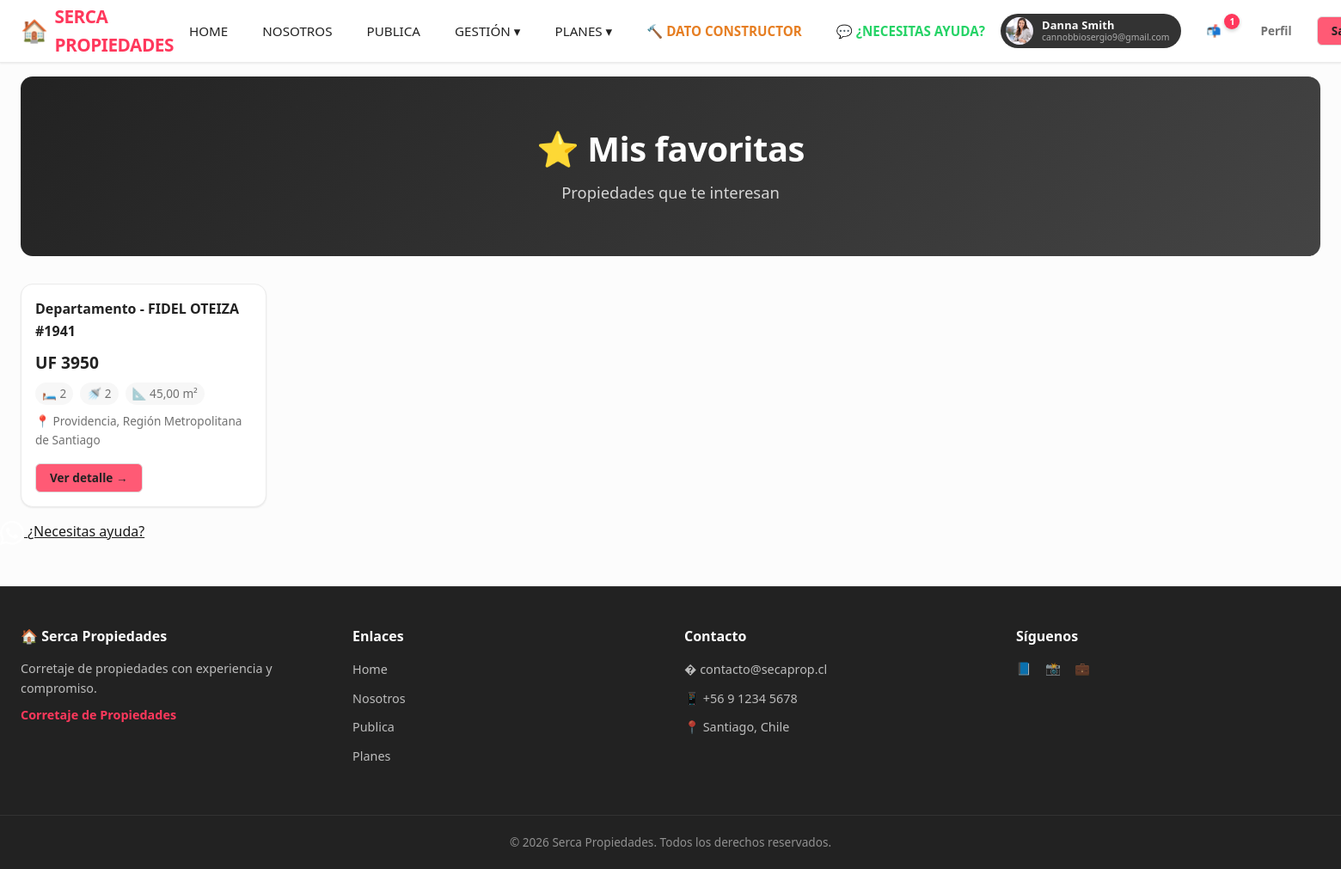
The page /gestion/favoritas/ (signed in) on the database its author committed.
### a00seg/models.py (models this page shows, shortened)
class User(AbstractUser):
    ROL_CHOICES = [
        ("superadmin", "Superadmin"),
        ("gerente", "Gerente"),
        ("corredor", "Corredor"),
        ("base", "Usuario Base"),
    ]
    rol = models.CharField(max_length=20, choices=ROL_CHOICES, default="base", verbose_name="Rol")
    dni = models.CharField(max_length=20, unique=True, blank=True, null=True, verbose_name="RUT/DNI")
    cel_phone = models.CharField(max_length=20, blank=True, verbose_name="Teléfono celular")
    foto = models.ImageField(
        upload_to="usuarios/",
        blank=True,
        null=True,
        verbose_name="Foto",
    )
    domicilio = models.CharField(max_length=255, blank=True, verbose_name="Domicilio")
    curriculo = models.TextField(blank=True, verbose_name="Currículo")
    comuna = models.ForeignKey(
        Comuna, on_delete=models.SET_NULL, blank=True, null=True, verbose_name="Comuna"
    )
    valido_por = models.ForeignKey(
        "self",
        on_delete=models.SET_NULL,
        blank=True,
        null=True,
        verbose_name="Validado por",
        related_name="usuarios_validados",
    ) # Permite acceder a los usuarios validados por un usuario con user.usuarios_validados.all()
    email_confirmado = models.BooleanField(default=False, verbose_name="Email confirmado") # Permite filtrar usuarios con email confirmado usando User.objects.filter(email_confirmado=True)
    class Meta:
        verbose_name = "Usuario"
        verbose_name_plural = "Usuarios"

class Comuna(models.Model):
    nombre = models.CharField(max_length=255, verbose_name="Comuna")
    region = models.ForeignKey(
        Region,
        on_delete=models.CASCADE,
        related_name="comunas", # Permite acceder a las comunas de una región con region.comunas.all()
        verbose_name="Región"
    )
    class Meta:
        verbose_name = "Comuna"
        verbose_name_plural = "Comunas"
        ordering = ["nombre"]
    def __str__(self):
        return f"{self.nombre}, {self.region.nombre}"

class Region(models.Model):
    nombre = models.CharField(max_length=255, verbose_name="Región")
    class Meta:
        verbose_name = "Región"
        verbose_name_plural = "Regiones"
        ordering = ["nombre"]

### a03Prop/models.py (models this page shows, shortened)
class Propiedad(models.Model):
    TIPO_PROP_CHOICES = [
        ("casa", "Casa"),
        ("departamento", "Departamento"),
        ("local", "Local Comercial"),
        ("terreno", "Terreno"),
        ("oficina", "Oficina"),
        ("bodega", "Bodega"),
        ("parcela", "Parcela"),
        ("otro", "Otro"),
    ]
    TIPO_USO_CHOICES = [
        ("habitacional", "Habitacional"),
        ("comercial", "Comercial"),
        ("agro", "Agrícola"),
    ]
    TIPO_ACCION_CHOICES = [
        ("venta", "Venta"),
        ("arriendo", "Arriendo"),
        ("srt", "Short Rental Time (SRT)"),
    ]
    TIPO_MONEDA_CHOICES = [
        ("PCL", "CLP"),
        ("UF", "UF"),
        ("USD", "USD"),
    ]
    ESTADO_CHOICES = [
        ("borrador", "Borrador"),
        ("publicada", "Publicada"),
        ("archivada", "Archivada"),
    ]
    dueno = models.ForeignKey(
        "a00seg.User",
        on_delete=models.CASCADE,
        related_name="propiedades",
        verbose_name="Dueño",
    )
    calle = models.CharField(max_length=255, verbose_name="Calle / Dirección")
    numero_calle = models.CharField(max_length=20, verbose_name="Número")
    tipo_prop = models.CharField(
        max_length=20, choices=TIPO_PROP_CHOICES, verbose_name="Tipo de propiedad"
    )
    num_tipo_prop = models.CharField(
        max_length=50, blank=True, verbose_name="Número / Identificación (Dpto, Lote, etc.)"
    )
    poblacion_localidad = models.CharField(
        max_length=255, blank=True, verbose_name="Población / Localidad"
    )
    comuna = models.ForeignKey(
        "a00seg.Comuna",
        on_delete=models.SET_NULL,
        null=True,
        verbose_name="Comuna",
    )
    region = models.ForeignKey(
        "a00seg.Region",
        on_delete=models.SET_NULL,
        null=True,
        verbose_name="Región",
    )
    numero_dormitorios = models.PositiveSmallIntegerField(default=0, verbose_name="N° Dormitorios")
    numero_banos = models.PositiveSmallIntegerField(default=0, verbose_name="N° Baños")
    descripcion_propiedad = models.TextField(blank=True, verbose_name="Descripción de la propiedad")
    descripcion_entorno = models.TextField(blank=True, verbose_name="Descripción del entorno")
    servicios_prop = models.ManyToManyField(
        ServiciosProp, blank=True, verbose_name="Servicios / Características"
    )
    tipo_uso = models.CharField(
        max_length=20, choices=TIPO_USO_CHOICES, default="habitacional", verbose_name="Tipo de uso"
    )
    estado = models.CharField(
        max_length=20, choices=ESTADO_CHOICES, default="borrador", verbose_name="Estado"
    )
    tipo_accion = models.CharField(
        max_length=20, choices=TIPO_ACCION_CHOICES, verbose_name="Tipo de acción"
    )
    tipo_moneda = models.CharField(
        max_length=5, choices=TIPO_MONEDA_CHOICES, default="PCL", verbose_name="Tipo de moneda"
    )
    precio = models.DecimalField(max_digits=15, decimal_places=2, verbose_name="Precio")
    m_construidos = models.DecimalField(
        max_digits=10, decimal_places=2, blank=True, null=True, verbose_name="M² construidos"
    )
    m_terreno = models.DecimalField(
        max_digits=10, decimal_places=2, blank=True, null=True, verbose_name="M² terreno"
    )
    tiene_bodega = models.BooleanField(default=False, verbose_name="¿Tiene bodega?")
    num_estacionamientos = models.PositiveSmallIntegerField(
        default=0, verbose_name="N° Estacionamientos"
    )
    montomensual_gastoscomunes_pcl = models.DecimalField(
        max_digits=10, decimal_places=2, blank=True, null=True, verbose_name="Gastos comunes mensuales (CLP)"
    )
    montoanual_contribuciones_pcl = models.DecimalField(
        max_digits=10, decimal_places=2, blank=True, null=True, verbose_name="Contribuciones anuales (CLP)"
    )
    tipo_cierre = models.CharField(
        max_length=20,
        blank=True, null=True,
        choices=[("vendida", "Vendida"), ("arrendada", "Arrendada")],
        verbose_name="Tipo de cierre",
    )
    fecha_cierre = models.DateTimeField(blank=True, null=True, verbose_name="Fecha de cierre")
    created_at = models.DateTimeField(auto_now_add=True, verbose_name="Fecha de creación")
    updated_at = models.DateTimeField(auto_now=True, verbose_name="Fecha de actualización")
    class Meta:
        verbose_name = "Propiedad"
        verbose_name_plural = "Propiedades"
        ordering = ["-created_at"]

### a00seg/views.py (the view)
# urls.py: path('gestion/favoritas/', views.gestion_favoritas, name='gestion_favoritas'),
@login_required
def gestion_favoritas(request):
    from a03Prop.models import FavoritaProp
    favoritas_ids = FavoritaProp.objects.filter(usuario=request.user).values_list('propiedad_id', flat=True)
    favoritas = Propiedad.objects.filter(id__in=favoritas_ids).select_related('comuna')
    return render(request, "gestion_favoritas.html", {"favoritas": favoritas})

### templates/gestion_favoritas.html
{% extends "base.html" %}
{% block content %}
<div class="hero-modern">
    <h1>⭐ Mis favoritas</h1>
    <p>Propiedades que te interesan</p>
</div>
<div class="card-grid">
    {% for prop in favoritas %}
    <div class="property-card-modern">
        <div class="card-body">
            <div class="card-title">{{ prop.get_tipo_prop_display }} - {{ prop.calle }} #{{ prop.numero_calle }}</div>
            <div class="card-price">{{ prop.get_tipo_moneda_display }} {{ prop.precio|floatformat:0 }}</div>
            <div class="card-details">
                <span>🛏️ {{ prop.numero_dormitorios }}</span>
                <span>🚿 {{ prop.numero_banos }}</span>
                {% if prop.m_construidos %}<span>📐 {{ prop.m_construidos }} m²</span>{% endif %}
            </div>
            {% if prop.comuna %}<div class="card-location">📍 {{ prop.comuna }}</div>{% endif %}
            <a href="{% url 'detalle_propiedad' prop.id %}" class="btn btn-outline btn-sm" style="margin-top:8px;">Ver detalle →</a>
        </div>
    </div>
    {% empty %}
    <div class="empty-state-modern" style="grid-column:1/-1;">
        <h3>No hay propiedades</h3>
        <p>Aún no tienes propiedades marcadas como favoritas.</p>
    </div>
    {% endfor %}
</div>
{% endblock %}

### templates/base.html (shortened to what this page needs)
{% load static %}
<!DOCTYPE html>
<html lang="es">
<head>
    <link rel="stylesheet" href="https://cdn.jsdelivr.net/npm/bootstrap-icons@1.11.3/font/bootstrap-icons.min.css">
    <link href="https://cdn.jsdelivr.net/npm/bootstrap@5.3.3/dist/css/bootstrap.min.css" rel="stylesheet">
    <link rel="stylesheet" href="{% static 'css/design-system.css' %}">
    <link rel="stylesheet" href="{% static 'css/style.css' %}">
</head>
<body>
    <nav class="navbar-modern">
        <div class="nav-container">
            <a href="{% url 'home' %}" class="nav-logo">
                <span style="font-size:1.6rem;">🏠</span>
                {{ site_name }}
            </a>
            <div class="nav-menu" id="navMenuModern">
                <a href="{% url 'home' %}" class="nav-link">Home</a>
                <a href="{% url 'nosotros' %}" class="nav-link">Nosotros</a>
                {% if user.is_authenticated %}
                    <a href="{% url 'publica' %}" class="nav-link">Publica</a>
                    <div class="nav-dropdown">
                        <a href="{% url 'gestion' %}" class="nav-link dropdown-trigger">Gestión ▾</a>
                    </div>
                {% else %}
                    <a href="{% url 'publica' %}?next=/login/" class="nav-link">Publica</a>
                {% endif %}
                <div class="nav-dropdown">
                    <a href="{% url 'planes' %}" class="nav-link dropdown-trigger">Planes ▾</a>
                </div>
                <a href="{% url 'lista_servicios' %}" class="nav-link" style="color:#e67e22;font-weight:700;">🔨 Dato Constructor</a>
                <a href="https://wa.me/56936916684?text=Hola!%20Tengo%20una%20consulta%20sobre%20SercaProp" target="_blank" class="nav-link" style="color:#25D366;font-weight:600;">💬 ¿Necesitas ayuda?</a>
            </div>
            <div class="nav-actions">
                {% if user.is_authenticated %}
                    <span id="navUserBadge">
                        {% if user.foto %}
                        <span class="navUserBadge-avatar" style="background-image:url('{{ user.foto.url }}');"></span>
                        {% endif %}
                        <span class="navUserBadge-text">
                            <span class="navUserBadge-name">{{ user.get_full_name|default:user.username }}</span>
                            <span class="navUserBadge-email">{{ user.email }}</span>
                        </span>
                    </span>
                    <a href="{% url 'centro_comunicaciones' %}" class="btn btn-ghost btn-sm" style="position:relative;">
                        📬
                        {% if cdc_no_leidos > 0 %}
                        <span style="position:absolute;top:-4px;right:-6px;background:var(--ds-primary);color:white;font-size:0.65rem;font-weight:700;width:18px;height:18px;border-radius:50%;display:flex;align-items:center;justify-content:center;box-shadow:0 2px 4px rgba(0,0,0,0.2);">
                            {{ cdc_no_leidos }}
                        </span>
                        {% endif %}
                    </a>
                    <a href="{% url 'perfil' %}" class="btn btn-ghost btn-sm">Perfil</a>
                    <a href="{% url 'logout' %}" class="btn btn-outline btn-sm">Salir</a>
                {% else %}
                    <a href="{% url 'login' %}" class="btn btn-ghost btn-sm">Ingresar</a>
                    <a href="{% url 'registro' %}" class="btn btn-primary btn-sm">Regístrate</a>
                {% endif %}
            </div>
        </div>
    </nav>
    <main style="max-width:1920px;margin:0 auto;padding:16px 24px;width:100%;">
        {% block content %}{% endblock %}
    </main>
    <a href="https://wa.me/56936916684?text=Hola!%20Tengo%20una%20consulta%20sobre%20SercaProp"
       class="whatsapp-float"
       target="_blank"
       rel="noopener noreferrer"
       aria-label="Contactar por WhatsApp">
        <span class="whatsapp-float-tooltip">¿Necesitas ayuda?</span>
    </a>
    <footer class="footer-modern">
        <div class="footer-modern-container">
            <div>
                <h3>🏠 {{ site_name }}</h3>
                <p style="font-size:0.9rem;color:rgba(255,255,255,0.7);margin-bottom:8px;">
                    Corretaje de propiedades con experiencia y compromiso.
                </p>
                <p style="font-weight:600;color:var(--ds-primary);font-size:0.9rem;">{{ site_slogan }}</p>
            </div>
            <div>
                <h4>Enlaces</h4>
                <ul>
                    <li><a href="{% url 'home' %}">Home</a></li>
                    <li><a href="{% url 'nosotros' %}">Nosotros</a></li>
                    <li><a href="{% url 'publica' %}">Publica</a></li>
                    <li><a href="{% url 'planes' %}">Planes</a></li>
                </ul>
            </div>
            <div>
                <h4>Contacto</h4>
                <ul>
                    <li><span style="color:rgba(255,255,255,0.7);font-size:0.9rem;">� contacto@secaprop.cl</span></li>
                    <li><span style="color:rgba(255,255,255,0.7);font-size:0.9rem;">📱 +56 9 1234 5678</span></li>
                    <li><span style="color:rgba(255,255,255,0.7);font-size:0.9rem;">📍 Santiago, Chile</span></li>
                </ul>
            </div>
            <div>
                <h4>Síguenos</h4>
                <div style="display:flex;gap:16px;font-size:1.5rem;">
                    <a href="#" aria-label="Facebook">📘</a>
                    <a href="#" aria-label="Instagram">📸</a>
                    <a href="#" aria-label="LinkedIn">💼</a>
                </div>
            </div>
        </div>
        <div class="footer-modern-bottom">
            &copy; {% now "Y" %} {{ site_name }}. Todos los derechos reservados.
        </div>
    </footer>
</body>
</html>

### rows shown on the page
User: foto (picture), get_full_name "Danna Smith", email "cannobbiosergio9@gmail.com"
Propiedad: tipo_prop "Departamento", calle "FIDEL OTEIZA", numero_calle "1941", tipo_moneda "UF", precio "3950", numero_dormitorios "2", numero_banos "2", m_construidos "45,00", comuna "Providencia, Región Metropolitana de Santiago"

### other values the page prints
{{ site_name }} "SERCA PROPIEDADES"
{{ cdc_no_leidos }} "1"
{{ site_name }} "Serca Propiedades"
{{ site_slogan }} "Corretaje de Propiedades"
